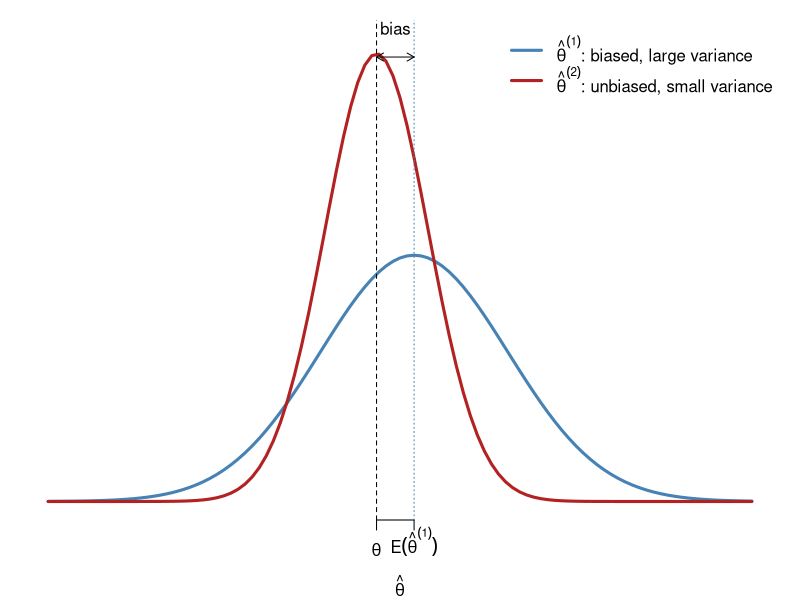
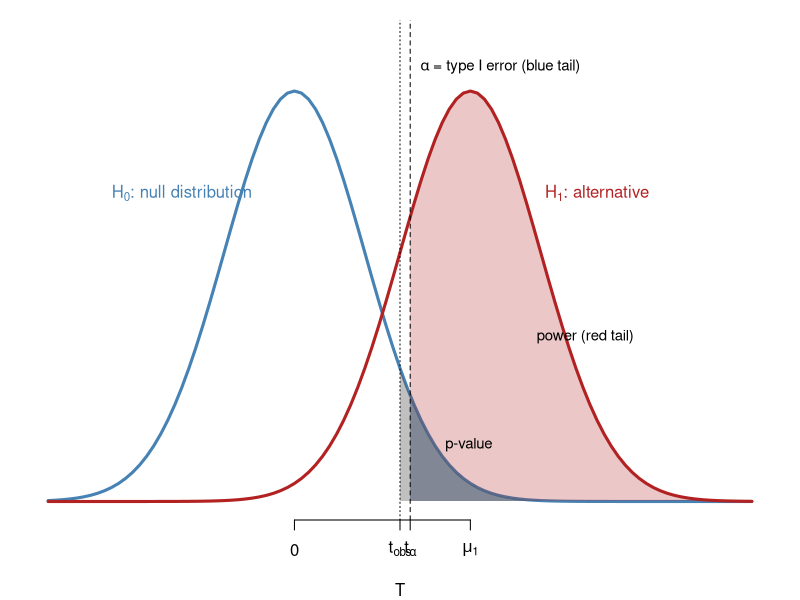
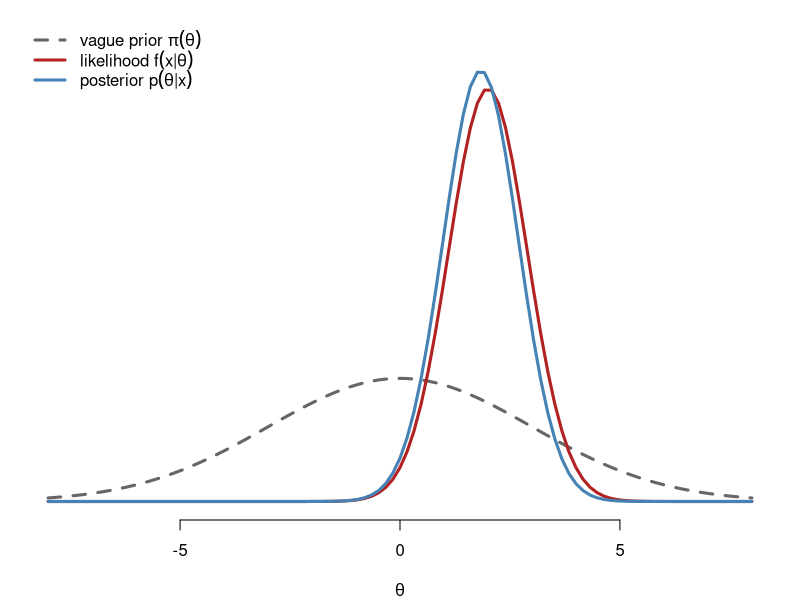
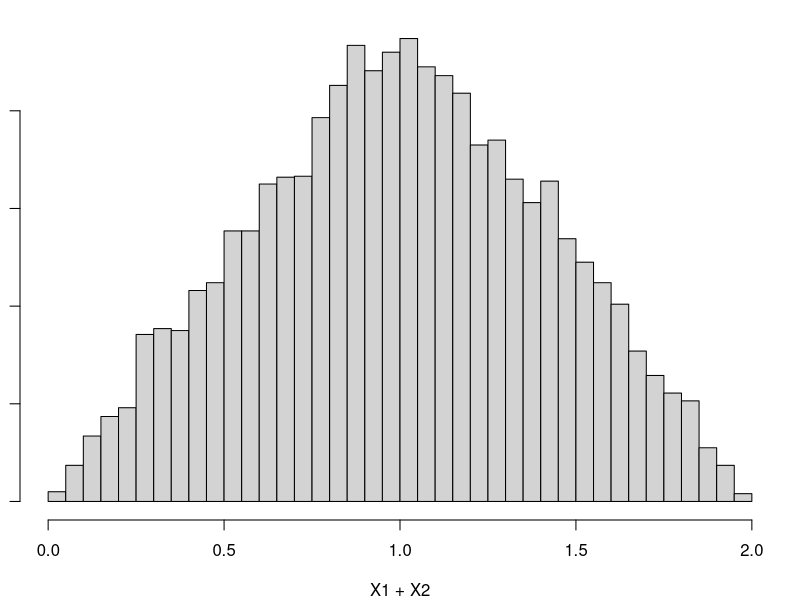
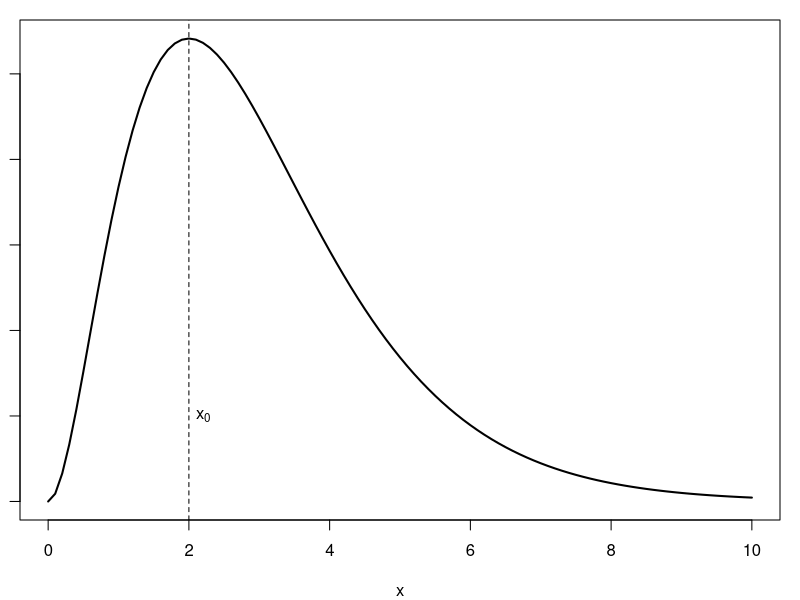
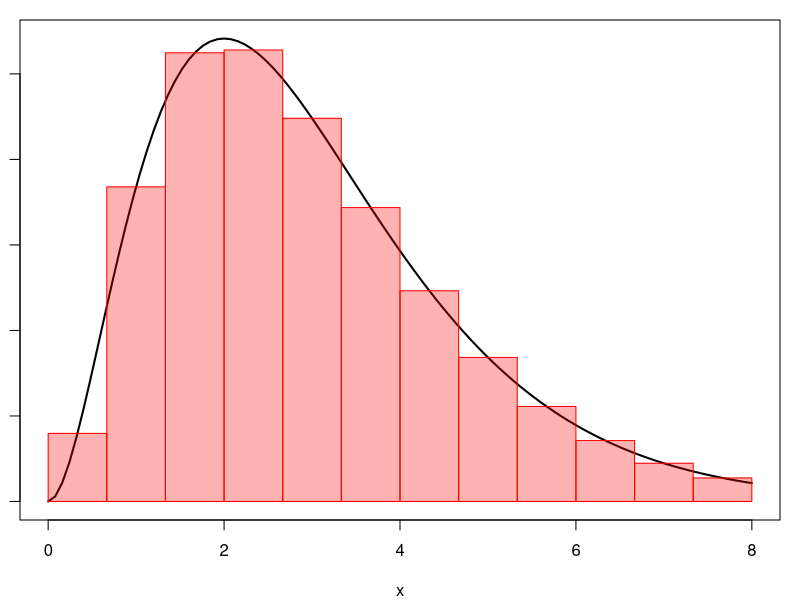

Recreate these plots in R, in order.
## ---- chunk 1
#| label: setup
#| echo: false
#| warning: false
#| message: false
set.seed(1)
## ---- chunk 2
#| label: fig-sampling-distributions
#| echo: !expr knitr::is_html_output()   # code shown in HTML only
#| fig-height: 3.6
#| fig-width: 9
#| fig-cap: "Illustrates the two components of estimator quality, bias and variance, by contrasting the sampling distributions of two estimators of the same parameter.
#|   Two sampling distributions for the same target $\\theta$: $\\hat\\theta^{(1)}$ is biased with large variance, $\\hat\\theta^{(2)}$ is unbiased with small variance."
par(mar = c(4, 1, 1, 1))
curve(dnorm(x, 0.4, 1), -3.5, 4, lwd = 3, col = "steelblue", axes = FALSE,
      xlab = expression(hat(theta)), ylab = "", ylim = c(0, 0.75))
curve(dnorm(x, 0, 0.55), add = TRUE, lwd = 3, col = "firebrick")
axis(1, at = c(0, 0.4), labels = c(expression(theta), expression(E(hat(theta)^(1)))))
abline(v = 0, lty = 2); abline(v = 0.4, lty = 3, col = "steelblue")
arrows(0, 0.72, 0.4, 0.72, code = 3, length = 0.08); text(0.2, 0.74, "bias", pos = 3)
legend("topright", bty = "n", lwd = 3, col = c("steelblue", "firebrick"),
       legend = c(expression(hat(theta)^(1)*": biased, large variance"),
                  expression(hat(theta)^(2)*": unbiased, small variance")))
## ---- chunk 3
#| label: fig-null-alternative-distributions
#| echo: !expr knitr::is_html_output()   # code shown in HTML only
#| fig-height: 4.2
#| fig-width: 10
#| fig-cap: "Shows how the error rates and the $p$-value of a hypothesis test all arise from the null and alternative distributions of a single test statistic.
#|   Null ($H_0$) and alternative ($H_1$) distributions of a test statistic $T$, with the type I error, power, and $p$-value shown as tail areas."
par(mar = c(4, 1, 1, 1))
tobs <- 1.5; tcrit <- qnorm(0.95); mu1 <- 2.5
curve(dnorm(x), -3.5, 6.5, lwd = 3, col = "steelblue", axes = FALSE,
      xlab = "T", ylab = "", ylim = c(0, 0.45))
curve(dnorm(x, mu1), add = TRUE, lwd = 3, col = "firebrick")
shade <- function(from, to, mean, col) {
  xs <- seq(from, to, length.out = 200)
  polygon(c(xs, rev(xs)), c(dnorm(xs, mean), rep(0, 200)), col = col, border = NA)
}
shade(tcrit, 6.5, mu1, adjustcolor("firebrick", 0.25))   # power
shade(tcrit, 6.5, 0,   adjustcolor("steelblue", 0.45))   # alpha
shade(tobs,  6.5, 0,   adjustcolor("gray30", 0.35))      # p-value
axis(1, at = c(0, tobs, tcrit, mu1),
     labels = c("0", expression(t[obs]), expression(t[alpha]), expression(mu[1])))
abline(v = tcrit, lty = 2); abline(v = tobs, lty = 3)
text(-1.6, 0.30, expression(H[0]*": null distribution"), col = "steelblue")
text(4.3, 0.30, expression(H[1]*": alternative"), col = "firebrick")
text(2.0, 0.055, "p-value", pos = 4, cex = 0.9)
text(tcrit, 0.42, expression(alpha*" = type I error (blue tail)"), pos = 4, cex = 0.9)
text(3.3, 0.16, "power (red tail)", pos = 4, cex = 0.9)
## ---- chunk 4
#| label: fig-intro-prior-likelihood-posterior
#| echo: !expr knitr::is_html_output()   # code shown in HTML only
#| fig-height: 4.2
#| fig-width: 10
#| fig-cap: "Previews Bayesian updating, in which the posterior combines the prior with the likelihood, here in a case where the data dominate the prior.
#|   A vague prior, the likelihood, and the resulting posterior for a normal mean: the posterior sits close to the likelihood, slightly narrower and pulled a little toward the prior mean."
par(mar = c(4, 1, 1, 1))
# normal mean with known sigma: vague prior N(0, 3^2), n = 5, xbar = 2, sigma = 2
s2p <- 9; xbar <- 2; n <- 5; s2 <- 4
v_post <- 1 / (1 / s2p + n / s2); m_post <- v_post * (n * xbar / s2)
curve(dnorm(x, 0, sqrt(s2p)), -8, 8, lwd = 3, col = "gray40", lty = 2,
      axes = FALSE, xlab = expression(theta), ylab = "", ylim = c(0, 0.5))
curve(dnorm(x, xbar, sqrt(s2 / n)), add = TRUE, lwd = 3, col = "firebrick")
curve(dnorm(x, m_post, sqrt(v_post)), add = TRUE, lwd = 3, col = "steelblue")
axis(1)
legend("topleft", bty = "n", lwd = 3, lty = c(2, 1, 1),
       col = c("gray40", "firebrick", "steelblue"),
       legend = c(expression("vague prior "*pi(theta)),
                  expression("likelihood "*f(x*"|"*theta)),
                  expression("posterior "*p(theta*"|"*x))))
## ---- chunk 5
#| echo: true
x <- c(1e10 + 1, 1e10 + 2, 1e10 + 3)
var(x)                                    # correct answer: 1
sum(x^2)/2 - 3 * mean(x)^2 / 2           # textbook formula
## ---- chunk 6
#| echo: true
prod(dnorm(rnorm(1000)))                  # likelihood underflows to 0
sum(dnorm(rnorm(1000), log = TRUE))       # log-likelihood is fine
## ---- chunk 7
#| label: fig-uniform-sum-hist
#| echo: true
#| fig-height: 3.5
#| fig-cap: "Demonstrates Monte Carlo simulation as a way of approximating a distribution, using an example whose exact answer is known so that the approximation can be checked.
#|   Simulated distribution of $X_1 + X_2$ for independent $\\text{Unif}(0,1)$ variables, from 10,000 draws: a Monte Carlo approximation to the (triangular) true density."
z <- runif(10000) + runif(10000)
hist(z, breaks = 40, freq = FALSE, main = "", xlab = "X1 + X2")
## ---- chunk 8
#| label: fig-gamma-maximizer
#| echo: !expr knitr::is_html_output()   # code shown in HTML only
#| fig-height: 3.5
#| fig-cap: "A one-dimensional warm-up for numerical optimization, showing what it means to maximize a function before moving to problems that cannot be plotted.
#|   A Gamma(3,1) density: its maximizer $x_0$ is obvious by eye, unlike a multi-parameter log-likelihood."
curve(dgamma(x, 3, 1), 0, 10, ylab = "f(x)", lwd = 2, main = "")
abline(v = 2, lty = 2)
text(2.1, 0.05, expression(x[0]), adj = 0)
## ---- chunk 9
#| label: fig-quadrature-rectangles
#| echo: !expr knitr::is_html_output()   # code shown in HTML only
#| fig-height: 4
#| fig-cap: "Introduces numerical quadrature, the deterministic alternative to Monte Carlo for computing integrals, by turning the area under a density into a sum of rectangle areas.
#|   Numerical quadrature by rectangle rule: approximating the area under a Gamma(3,1) density with 12 midpoint rectangles."
f <- function(x) dgamma(x, 3, 1)
curve(f, 0, 8, lwd = 2, ylab = "f(x)", main = "")
k <- 12; xs <- seq(0, 8, length.out = k + 1)
rect(xs[-(k+1)], 0, xs[-1], f((xs[-(k+1)] + xs[-1]) / 2),
     col = adjustcolor("red", 0.3), border = "red")
